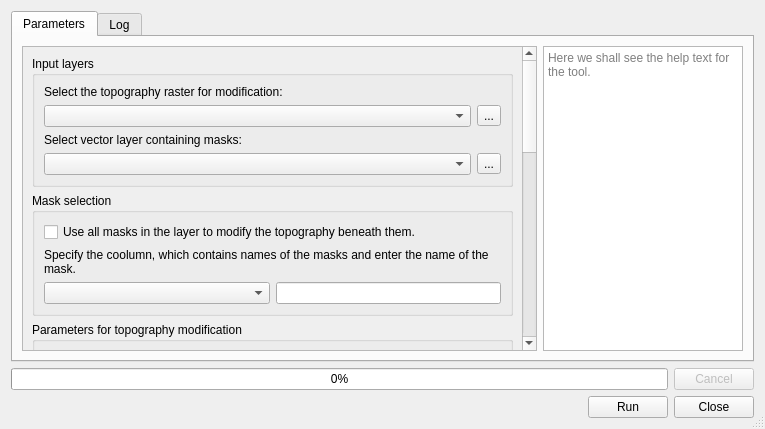
<?xml version="1.0" encoding="UTF-8"?>
<ui version="4.0">
 <class>TopoModifierDialogBase</class>
 <widget class="QDialog" name="TopoModifierDialogBase">
  <property name="geometry">
   <rect>
    <x>0</x>
    <y>0</y>
    <width>765</width>
    <height>429</height>
   </rect>
  </property>
  <property name="sizePolicy">
   <sizepolicy hsizetype="MinimumExpanding" vsizetype="MinimumExpanding">
    <horstretch>0</horstretch>
    <verstretch>0</verstretch>
   </sizepolicy>
  </property>
  <property name="minimumSize">
   <size>
    <width>400</width>
    <height>200</height>
   </size>
  </property>
  <property name="windowTitle">
   <string>Paleogeography - Topography modification</string>
  </property>
  <property name="autoFillBackground">
   <bool>true</bool>
  </property>
  <property name="sizeGripEnabled">
   <bool>true</bool>
  </property>
  <property name="modal">
   <bool>false</bool>
  </property>
  <layout class="QGridLayout" name="gridLayout">
   <item row="0" column="0">
    <widget class="QTabWidget" name="Tabs">
     <property name="sizePolicy">
      <sizepolicy hsizetype="Expanding" vsizetype="Expanding">
       <horstretch>0</horstretch>
       <verstretch>0</verstretch>
      </sizepolicy>
     </property>
     <property name="tabPosition">
      <enum>QTabWidget::North</enum>
     </property>
     <property name="tabShape">
      <enum>QTabWidget::Rounded</enum>
     </property>
     <property name="currentIndex">
      <number>0</number>
     </property>
     <property name="usesScrollButtons">
      <bool>false</bool>
     </property>
     <widget class="QWidget" name="tab">
      <attribute name="title">
       <string>Parameters</string>
      </attribute>
      <layout class="QHBoxLayout" name="horizontalLayout_14">
       <item>
        <widget class="QScrollArea" name="scrollArea">
         <property name="enabled">
          <bool>true</bool>
         </property>
         <property name="sizePolicy">
          <sizepolicy hsizetype="Expanding" vsizetype="Expanding">
           <horstretch>0</horstretch>
           <verstretch>0</verstretch>
          </sizepolicy>
         </property>
         <property name="autoFillBackground">
          <bool>false</bool>
         </property>
         <property name="frameShape">
          <enum>QFrame::StyledPanel</enum>
         </property>
         <property name="frameShadow">
          <enum>QFrame::Sunken</enum>
         </property>
         <property name="verticalScrollBarPolicy">
          <enum>Qt::ScrollBarAlwaysOn</enum>
         </property>
         <property name="horizontalScrollBarPolicy">
          <enum>Qt::ScrollBarAsNeeded</enum>
         </property>
         <property name="sizeAdjustPolicy">
          <enum>QAbstractScrollArea::AdjustIgnored</enum>
         </property>
         <property name="widgetResizable">
          <bool>true</bool>
         </property>
         <widget class="QWidget" name="scrollAreaWidgetContents">
          <property name="geometry">
           <rect>
            <x>0</x>
            <y>0</y>
            <width>498</width>
            <height>825</height>
           </rect>
          </property>
          <layout class="QVBoxLayout" name="verticalLayout_9">
           <item>
            <widget class="QGroupBox" name="groupBox">
             <property name="sizePolicy">
              <sizepolicy hsizetype="Preferred" vsizetype="Preferred">
               <horstretch>0</horstretch>
               <verstretch>0</verstretch>
              </sizepolicy>
             </property>
             <property name="title">
              <string>Input layers</string>
             </property>
             <layout class="QVBoxLayout" name="verticalLayout_2">
              <item>
               <widget class="QLabel" name="label">
                <property name="text">
                 <string>Select the topography raster for modification:</string>
                </property>
               </widget>
              </item>
              <item>
               <layout class="QHBoxLayout" name="horizontalLayout">
                <item>
                 <widget class="QgsMapLayerComboBox" name="baseTopoBox"/>
                </item>
                <item>
                 <widget class="QToolButton" name="selectTopoBaseButton">
                  <property name="text">
                   <string>...</string>
                  </property>
                 </widget>
                </item>
               </layout>
              </item>
              <item>
               <widget class="QLabel" name="label_2">
                <property name="text">
                 <string>Select vector layer containing masks:</string>
                </property>
               </widget>
              </item>
              <item>
               <layout class="QHBoxLayout" name="horizontalLayout_2">
                <item>
                 <widget class="QgsMapLayerComboBox" name="masksBox"/>
                </item>
                <item>
                 <widget class="QToolButton" name="selectMasksButton">
                  <property name="text">
                   <string>...</string>
                  </property>
                 </widget>
                </item>
               </layout>
              </item>
             </layout>
            </widget>
           </item>
           <item>
            <widget class="QgsCollapsibleGroupBox" name="maskSelectionGroup">
             <property name="enabled">
              <bool>true</bool>
             </property>
             <property name="sizePolicy">
              <sizepolicy hsizetype="Preferred" vsizetype="Preferred">
               <horstretch>0</horstretch>
               <verstretch>0</verstretch>
              </sizepolicy>
             </property>
             <property name="title">
              <string>Mask selection</string>
             </property>
             <property name="collapsed">
              <bool>false</bool>
             </property>
             <layout class="QVBoxLayout" name="verticalLayout_3">
              <item>
               <widget class="QCheckBox" name="useAllMasksBox">
                <property name="text">
                 <string>Use all masks in the layer to modify the topography beneath them.</string>
                </property>
               </widget>
              </item>
              <item>
               <widget class="QLabel" name="label_3">
                <property name="text">
                 <string>Specify the coolumn, which contains names of the masks and enter the name of the mask.</string>
                </property>
                <property name="wordWrap">
                 <bool>true</bool>
                </property>
               </widget>
              </item>
              <item>
               <layout class="QHBoxLayout" name="horizontalLayout_3" stretch="1,1">
                <item>
                 <widget class="QgsFieldComboBox" name="maskNameField"/>
                </item>
                <item>
                 <widget class="QLineEdit" name="maskNameText"/>
                </item>
               </layout>
              </item>
             </layout>
            </widget>
           </item>
           <item>
            <widget class="QGroupBox" name="groupBox_3">
             <property name="sizePolicy">
              <sizepolicy hsizetype="Preferred" vsizetype="Preferred">
               <horstretch>0</horstretch>
               <verstretch>0</verstretch>
              </sizepolicy>
             </property>
             <property name="title">
              <string>Parameters for topography modification</string>
             </property>
             <layout class="QVBoxLayout" name="verticalLayout_8">
              <item>
               <widget class="QCheckBox" name="minMaxCheckBox">
                <property name="text">
                 <string>Use minimum and maximum values.</string>
                </property>
               </widget>
              </item>
              <item>
               <widget class="QCheckBox" name="formulaCheckBox">
                <property name="text">
                 <string>Use formula for topography modification.</string>
                </property>
               </widget>
              </item>
              <item>
               <widget class="QgsCollapsibleGroupBox" name="formulaGroupBox">
                <property name="sizePolicy">
                 <sizepolicy hsizetype="Preferred" vsizetype="Fixed">
                  <horstretch>0</horstretch>
                  <verstretch>0</verstretch>
                 </sizepolicy>
                </property>
                <property name="focusPolicy">
                 <enum>Qt::StrongFocus</enum>
                </property>
                <property name="autoFillBackground">
                 <bool>false</bool>
                </property>
                <property name="title">
                 <string>Formula for topography modification</string>
                </property>
                <property name="collapsed">
                 <bool>false</bool>
                </property>
                <property name="saveCollapsedState">
                 <bool>true</bool>
                </property>
                <layout class="QVBoxLayout" name="verticalLayout_7">
                 <item>
                  <widget class="QLabel" name="label_4">
                   <property name="text">
                    <string>Specify the column, which contains formula for modification or type it in the textbox:</string>
                   </property>
                   <property name="wordWrap">
                    <bool>true</bool>
                   </property>
                  </widget>
                 </item>
                 <item>
                  <layout class="QHBoxLayout" name="horizontalLayout_13" stretch="1,1">
                   <item>
                    <widget class="QgsFieldComboBox" name="formulaField">
                     <property name="allowEmptyFieldName">
                      <bool>true</bool>
                     </property>
                    </widget>
                   </item>
                   <item>
                    <widget class="QLineEdit" name="formulaText"/>
                   </item>
                  </layout>
                 </item>
                 <item>
                  <widget class="QCheckBox" name="min_maxValueCheckBox">
                   <property name="inputMethodHints">
                    <set>Qt::ImhHiddenText</set>
                   </property>
                   <property name="text">
                    <string>Constrain the values to be modified with minimum and maximum.</string>
                   </property>
                  </widget>
                 </item>
                 <item>
                  <widget class="QGroupBox" name="boundingValuesGroupBox">
                   <property name="title">
                    <string>Bounding values</string>
                   </property>
                   <layout class="QVBoxLayout" name="verticalLayout_6">
                    <item>
                     <widget class="QCheckBox" name="minMaxValuesFromAttrCheckBox">
                      <property name="text">
                       <string>Take the minimum and maximum values from the attribute table.</string>
                      </property>
                     </widget>
                    </item>
                    <item>
                     <widget class="QCheckBox" name="minMaxValuesFromSpinCheckBox">
                      <property name="text">
                       <string>Enter the minimum and maximum values.</string>
                      </property>
                     </widget>
                    </item>
                    <item>
                     <layout class="QHBoxLayout" name="horizontalLayout_12">
                      <item>
                       <widget class="QLabel" name="minValueLabel">
                        <property name="text">
                         <string>Minimum:</string>
                        </property>
                       </widget>
                      </item>
                      <item>
                       <widget class="QLabel" name="maxValueLabel">
                        <property name="text">
                         <string>Maximum:</string>
                        </property>
                       </widget>
                      </item>
                     </layout>
                    </item>
                    <item>
                     <layout class="QHBoxLayout" name="horizontalLayout_11">
                      <item>
                       <widget class="QgsFieldComboBox" name="minValueField"/>
                      </item>
                      <item>
                       <widget class="QgsFieldComboBox" name="maxValueField"/>
                      </item>
                     </layout>
                    </item>
                    <item>
                     <layout class="QHBoxLayout" name="horizontalLayout_7">
                      <item>
                       <widget class="QSpinBox" name="minValueSpin">
                        <property name="focusPolicy">
                         <enum>Qt::WheelFocus</enum>
                        </property>
                        <property name="acceptDrops">
                         <bool>false</bool>
                        </property>
                        <property name="toolTipDuration">
                         <number>-1</number>
                        </property>
                        <property name="minimum">
                         <number>-11000</number>
                        </property>
                        <property name="maximum">
                         <number>11000</number>
                        </property>
                        <property name="value">
                         <number>0</number>
                        </property>
                       </widget>
                      </item>
                      <item>
                       <widget class="QSpinBox" name="maxValueSpin">
                        <property name="focusPolicy">
                         <enum>Qt::WheelFocus</enum>
                        </property>
                        <property name="minimum">
                         <number>-11000</number>
                        </property>
                        <property name="maximum">
                         <number>11000</number>
                        </property>
                       </widget>
                      </item>
                     </layout>
                    </item>
                   </layout>
                  </widget>
                 </item>
                </layout>
               </widget>
              </item>
              <item>
               <widget class="QgsCollapsibleGroupBox" name="minMaxGroupBox">
                <property name="title">
                 <string>Final minimum and maximum values</string>
                </property>
                <layout class="QVBoxLayout" name="verticalLayout_5">
                 <item>
                  <widget class="QCheckBox" name="minMaxFromAttrCheckBox">
                   <property name="text">
                    <string>Take the minimum and maximum values from the attribute table.</string>
                   </property>
                  </widget>
                 </item>
                 <item>
                  <widget class="QLabel" name="label_5">
                   <property name="text">
                    <string>Minimum value:</string>
                   </property>
                  </widget>
                 </item>
                 <item>
                  <layout class="QHBoxLayout" name="horizontalLayout_5">
                   <item>
                    <widget class="QgsFieldComboBox" name="minField"/>
                   </item>
                   <item>
                    <widget class="QSpinBox" name="minSpin">
                     <property name="minimum">
                      <number>-11000</number>
                     </property>
                     <property name="maximum">
                      <number>11000</number>
                     </property>
                     <property name="singleStep">
                      <number>100</number>
                     </property>
                    </widget>
                   </item>
                  </layout>
                 </item>
                 <item>
                  <widget class="QLabel" name="label_6">
                   <property name="text">
                    <string>Maximum value:</string>
                   </property>
                  </widget>
                 </item>
                 <item>
                  <layout class="QHBoxLayout" name="horizontalLayout_6">
                   <item>
                    <widget class="QgsFieldComboBox" name="maxField"/>
                   </item>
                   <item>
                    <widget class="QSpinBox" name="maxSpin">
                     <property name="minimum">
                      <number>-11000</number>
                     </property>
                     <property name="maximum">
                      <number>11000</number>
                     </property>
                     <property name="singleStep">
                      <number>100</number>
                     </property>
                    </widget>
                   </item>
                  </layout>
                 </item>
                </layout>
               </widget>
              </item>
             </layout>
            </widget>
           </item>
           <item>
            <widget class="QGroupBox" name="groupBox_2">
             <property name="sizePolicy">
              <sizepolicy hsizetype="Preferred" vsizetype="Preferred">
               <horstretch>0</horstretch>
               <verstretch>0</verstretch>
              </sizepolicy>
             </property>
             <property name="title">
              <string>Output</string>
             </property>
             <layout class="QVBoxLayout" name="verticalLayout">
              <item>
               <widget class="QLabel" name="outputLaber">
                <property name="text">
                 <string>Output file path:</string>
                </property>
               </widget>
              </item>
              <item>
               <widget class="QgsFileWidget" name="outputPath"/>
              </item>
             </layout>
            </widget>
           </item>
           <item>
            <spacer name="verticalSpacer">
             <property name="orientation">
              <enum>Qt::Vertical</enum>
             </property>
             <property name="sizeHint" stdset="0">
              <size>
               <width>20</width>
               <height>5</height>
              </size>
             </property>
            </spacer>
           </item>
          </layout>
         </widget>
        </widget>
       </item>
       <item>
        <widget class="QTextBrowser" name="helpBox">
         <property name="maximumSize">
          <size>
           <width>200</width>
           <height>16777215</height>
          </size>
         </property>
         <property name="placeholderText">
          <string>Here we shall see the help text for the tool. </string>
         </property>
        </widget>
       </item>
      </layout>
     </widget>
     <widget class="QWidget" name="tab_2">
      <attribute name="title">
       <string>Log</string>
      </attribute>
      <layout class="QGridLayout" name="gridLayout_11">
       <item row="0" column="0">
        <widget class="QTextBrowser" name="logText">
         <property name="autoFormatting">
          <set>QTextEdit::AutoAll</set>
         </property>
         <property name="textInteractionFlags">
          <set>Qt::LinksAccessibleByKeyboard|Qt::LinksAccessibleByMouse|Qt::TextBrowserInteraction|Qt::TextSelectableByKeyboard|Qt::TextSelectableByMouse</set>
         </property>
         <property name="openExternalLinks">
          <bool>true</bool>
         </property>
        </widget>
       </item>
      </layout>
     </widget>
    </widget>
   </item>
   <item row="1" column="0">
    <layout class="QHBoxLayout" name="horizontalLayout_10">
     <item>
      <widget class="QProgressBar" name="progressBar">
       <property name="value">
        <number>0</number>
       </property>
      </widget>
     </item>
     <item>
      <widget class="QPushButton" name="cancelButton">
       <property name="enabled">
        <bool>false</bool>
       </property>
       <property name="sizePolicy">
        <sizepolicy hsizetype="Fixed" vsizetype="Fixed">
         <horstretch>0</horstretch>
         <verstretch>0</verstretch>
        </sizepolicy>
       </property>
       <property name="text">
        <string>Cancel</string>
       </property>
      </widget>
     </item>
    </layout>
   </item>
   <item row="2" column="0">
    <layout class="QHBoxLayout" name="horizontalLayout_9">
     <item>
      <layout class="QHBoxLayout" name="horizontalLayout_8">
       <item>
        <widget class="QLabel" name="warningLabel">
         <property name="text">
          <string/>
         </property>
         <property name="wordWrap">
          <bool>true</bool>
         </property>
        </widget>
       </item>
       <item>
        <widget class="QPushButton" name="runButton">
         <property name="sizePolicy">
          <sizepolicy hsizetype="Fixed" vsizetype="Fixed">
           <horstretch>0</horstretch>
           <verstretch>0</verstretch>
          </sizepolicy>
         </property>
         <property name="text">
          <string>Run</string>
         </property>
        </widget>
       </item>
       <item>
        <widget class="QPushButton" name="closeButton">
         <property name="sizePolicy">
          <sizepolicy hsizetype="Fixed" vsizetype="Fixed">
           <horstretch>0</horstretch>
           <verstretch>0</verstretch>
          </sizepolicy>
         </property>
         <property name="text">
          <string>Close</string>
         </property>
        </widget>
       </item>
      </layout>
     </item>
    </layout>
   </item>
  </layout>
 </widget>
 <customwidgets>
  <customwidget>
   <class>QgsCollapsibleGroupBox</class>
   <extends>QGroupBox</extends>
   <header>qgscollapsiblegroupbox.h</header>
   <container>1</container>
  </customwidget>
  <customwidget>
   <class>QgsFieldComboBox</class>
   <extends>QComboBox</extends>
   <header>qgsfieldcombobox.h</header>
  </customwidget>
  <customwidget>
   <class>QgsFileWidget</class>
   <extends>QWidget</extends>
   <header>qgsfilewidget.h</header>
  </customwidget>
  <customwidget>
   <class>QgsMapLayerComboBox</class>
   <extends>QComboBox</extends>
   <header>qgsmaplayercombobox.h</header>
  </customwidget>
 </customwidgets>
 <tabstops>
  <tabstop>runButton</tabstop>
  <tabstop>baseTopoBox</tabstop>
  <tabstop>Tabs</tabstop>
  <tabstop>scrollArea</tabstop>
  <tabstop>closeButton</tabstop>
  <tabstop>selectTopoBaseButton</tabstop>
  <tabstop>masksBox</tabstop>
  <tabstop>selectMasksButton</tabstop>
  <tabstop>maskSelectionGroup</tabstop>
  <tabstop>useAllMasksBox</tabstop>
  <tabstop>maskNameField</tabstop>
  <tabstop>maskNameText</tabstop>
  <tabstop>minMaxCheckBox</tabstop>
  <tabstop>formulaCheckBox</tabstop>
  <tabstop>formulaGroupBox</tabstop>
  <tabstop>formulaField</tabstop>
  <tabstop>formulaText</tabstop>
  <tabstop>min_maxValueCheckBox</tabstop>
  <tabstop>minMaxValuesFromAttrCheckBox</tabstop>
  <tabstop>minMaxValuesFromSpinCheckBox</tabstop>
  <tabstop>minValueField</tabstop>
  <tabstop>maxValueField</tabstop>
  <tabstop>minValueSpin</tabstop>
  <tabstop>maxValueSpin</tabstop>
  <tabstop>minMaxGroupBox</tabstop>
  <tabstop>minMaxFromAttrCheckBox</tabstop>
  <tabstop>minField</tabstop>
  <tabstop>minSpin</tabstop>
  <tabstop>maxField</tabstop>
  <tabstop>maxSpin</tabstop>
  <tabstop>cancelButton</tabstop>
 </tabstops>
 <resources/>
 <connections>
  <connection>
   <sender>closeButton</sender>
   <signal>clicked()</signal>
   <receiver>TopoModifierDialogBase</receiver>
   <slot>hide()</slot>
   <hints>
    <hint type="sourcelabel">
     <x>648</x>
     <y>406</y>
    </hint>
    <hint type="destinationlabel">
     <x>348</x>
     <y>214</y>
    </hint>
   </hints>
  </connection>
 </connections>
</ui>
